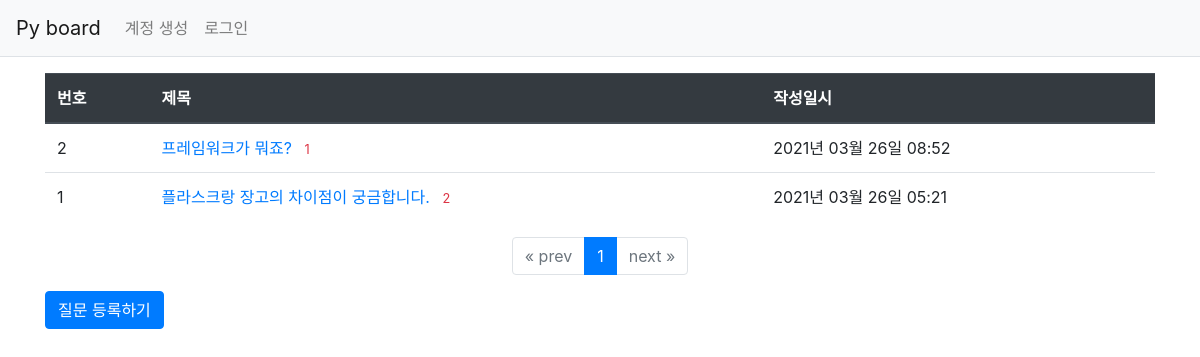
Page /question/list/ on the earlier database version.
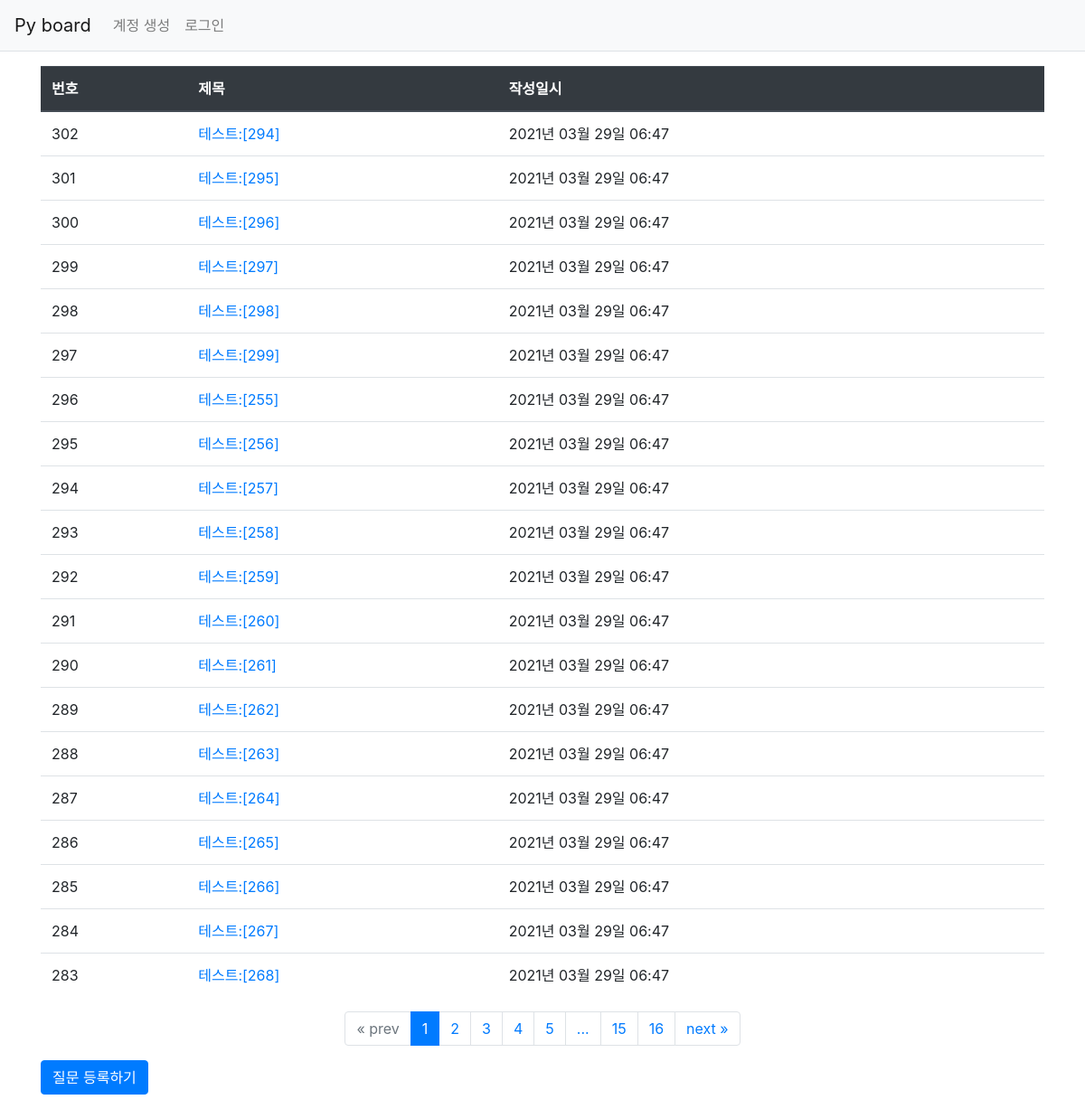
Same page on the later database version.
### pyboard/models.py (models this page shows)
class Question(db.Model):
    id = db.Column(db.Integer, primary_key = True)
    subject = db.Column(db.String(200), nullable = False)
    content = db.Column(db.Text(), nullable = False)
    create_date = db.Column(db.DateTime(), nullable = False)

### pyboard/views/question_views.py (the view)
@bp.route('/list/')
def _list():
    page = request.args.get('page',type=int,default=1)
    q_list = Question.query.order_by(Question.create_date.desc())
    q_list = q_list.paginate(page,per_page=20)
    return render_template('question/question_list.html', question_list = q_list)

### pyboard/filter.py (called while the page is built)
def format_datetime(value, fmt ='%Y년 %m월 %d일 %H:%M'):
    return value.strftime(fmt)

### pyboard/templates/question/question_list.html
{% extends 'base.html' %}
{% block content %}
<div class='container my-3'>
    <table class='table'>
        <thead>
            <tr class='thead-dark'>
                <th>번호</th>
                <th>제목</th>
                <th>작성일시</th>
            </tr>
        </thead>
        <tbody>
            {% if question_list %}
            {% for q in question_list.items %}
            <tr>
                <td>{{question_list.total -((question_list.page-1) * question_list.per_page) -
                    loop.index0}}</td>
                <td><a href="{{url_for('question.detail',question_id = q.id)}}">{{
                        q.subject}}
                    </a>
                    {% if q.answer_set | length > 0 %}
                    <span class='text-danger small ml-2'>{{q.answer_set|length}}</span>
                </td>
                {% endif %}
                <td>
                    {{q.create_date | datetime}}
                </td>
            </tr>
            {% endfor %}
            {% else %}
            <tr>
                <td colspan="3">질문이 없습니다.</td colspan="3">
            </tr>
            {% endif %}
        </tbody>
    </table>
    <ul class='pagination justify-content-center'>
        {% if question_list.has_prev %}
        <li class='page-item'>
            <a class='page-link' href='?page={{question_list.prev_num}}'>
                « prev
            </a>
        </li>
        {% else %}
        <li class='page-item disabled'>
            <a class='page-link' tabindex='-1' aria-disabled='true' href='#'>
                « prev </a>
        </li>
        {% endif %}
        {% for page_num in question_list.iter_pages() %}
        {% if page_num %}
        {% if page_num != question_list.page %}
        <li class='page-item'>
            <a class='page-link' href='?page={{page_num}}'>
                {{page_num}}
            </a>
        </li>
        {% else %}
        <li class='page-item active' aria-current='page'>
            <a class='page-link' href='#'>{{page_num}}</a>
        </li>
        {% endif %}
        {% else %}
        <li class='disabled'>
            <a class='page-link' href='#'>...</a>
        </li>
        {% endif %}
        {% endfor %}
        {% if question_list.has_next %}
        <li class='page-item'>
            <a class='page-link' href='?page={{question_list.next_num}}'>next »</a>
        </li>
        {% else %}
        <li class='page-item disabled'>
            <a class='page-link' tabindex='-1' aria-disabled='true' href='#'>next »</a>
        </li>
        {% endif %}
    </ul>
    <a href="{{url_for('question.create')}}" class='btn btn-primary'>
        질문 등록하기
    </a>
</div>
{% endblock %}

### pyboard/templates/base.html (shortened to what this page needs)
<!DOCTYPE html>
<html lang="ko">
<head>
    <link rel="stylesheet" href="{{ url_for('static', filename='bootstrap.min.css') }}">
    <link rel="stylesheet" href="{{ url_for('static', filename='style.css') }}">
</head>
<body>
    {% include 'navbar.html' %}
    {% block content %}
    {% endblock %}
</body>
</html>

### pyboard/templates/navbar.html (shortened to what this page needs)
<nav class='navbar navbar-expand-lg navbar-light bg-light border-bottom'>
    <a class='navbar-brand' href='{{url_for("main.index")}}'>Py board</a>
    <div class='collapse navbar-collapse flex-grow-0' id='navbarNav'>
        <ul class='navbar-nav'>
            <li class='nav-item'>
                <a class='nav-link' href='#'>계정 생성</a>
            </li>
            <li class="nav-item ">
                <a class="nav-link" href="#">로그인</a>
            </li>
        </ul>
    </div>
</nav>

Differences in the rows shown:
no longer on this page (row unchanged): Question: id "2", subject "프레임워크가 뭐죠?", answer_set|length "1", create_date "2021년 03월 26일 08:52"
no longer on this page (row unchanged): Question: id "1", subject "플라스크랑 장고의 차이점이 궁금합니다.", answer_set|length "2", create_date "2021년 03월 26일 05:21"
added Question: total "302", subject "테스트:[294]", create_date "2021년 03월 29일 06:47"
added Question: total "301", subject "테스트:[295]", create_date "2021년 03월 29일 06:47"
added Question: total "300", subject "테스트:[296]", create_date "2021년 03월 29일 06:47"
added Question: total "299", subject "테스트:[297]", create_date "2021년 03월 29일 06:47"
added Question: total "298", subject "테스트:[298]", create_date "2021년 03월 29일 06:47"
added Question: total "297", subject "테스트:[299]", create_date "2021년 03월 29일 06:47"
added Question: total "296", subject "테스트:[255]", create_date "2021년 03월 29일 06:47"
added Question: total "295", subject "테스트:[256]", create_date "2021년 03월 29일 06:47"
added Question: total "294", subject "테스트:[257]", create_date "2021년 03월 29일 06:47"
added Question: total "293", subject "테스트:[258]", create_date "2021년 03월 29일 06:47"
added Question: total "292", subject "테스트:[259]", create_date "2021년 03월 29일 06:47"
added Question: total "291", subject "테스트:[260]", create_date "2021년 03월 29일 06:47"
added Question: total "290", subject "테스트:[261]", create_date "2021년 03월 29일 06:47"
added Question: total "289", subject "테스트:[262]", create_date "2021년 03월 29일 06:47"
added Question: total "288", subject "테스트:[263]", create_date "2021년 03월 29일 06:47"
added Question: total "287", subject "테스트:[264]", create_date "2021년 03월 29일 06:47"
added Question: total "286", subject "테스트:[265]", create_date "2021년 03월 29일 06:47"
added Question: total "285", subject "테스트:[266]", create_date "2021년 03월 29일 06:47"
added Question: total "284", subject "테스트:[267]", create_date "2021년 03월 29일 06:47"
added Question: total "283", subject "테스트:[268]", create_date "2021년 03월 29일 06:47"
Other differences:
new list line: "2"
new list line: "3"
new list line: "4"
new list line: "5"
new list line: "15"
new list line: "16"
